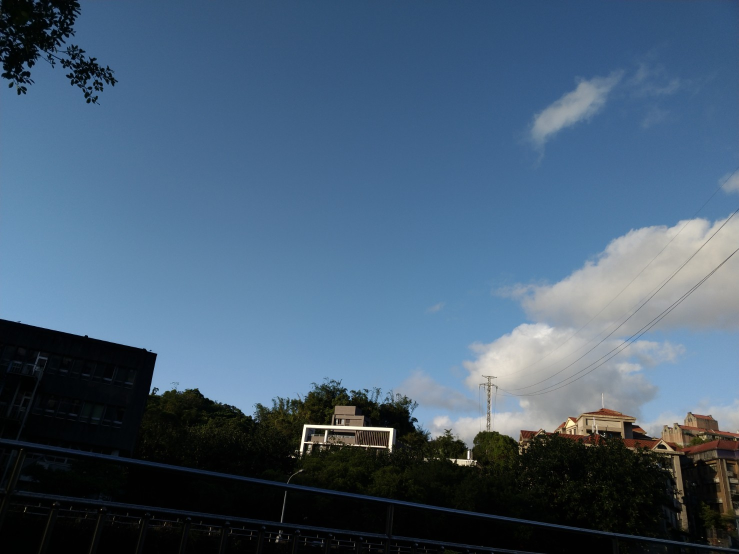
#> input picture HW3/src/resource/frame1.jpg, 1478 x 1108 px (shown at 1/2 size)
$ python -i postprocessing.py   (imports and definitions only)
#> lines starting #> are read from the running program, lines starting #| are printed output that depends on the picture; after the words box and inside, x2 and y2 are one past the last pixel; in counts of white or black regions, pixels touching at a corner belong together
import numpy as np
import cv2
import os
import argparse


def closing(img, kernel_size, iterations):
    kernel = np.ones((kernel_size,kernel_size),np.uint8)
    closed = cv2.morphologyEx(img, cv2.MORPH_CLOSE, kernel, iterations=iterations)
    return closed

def fit_ellipse(img):
    im_gray = cv2.cvtColor(img, cv2.COLOR_RGB2GRAY)
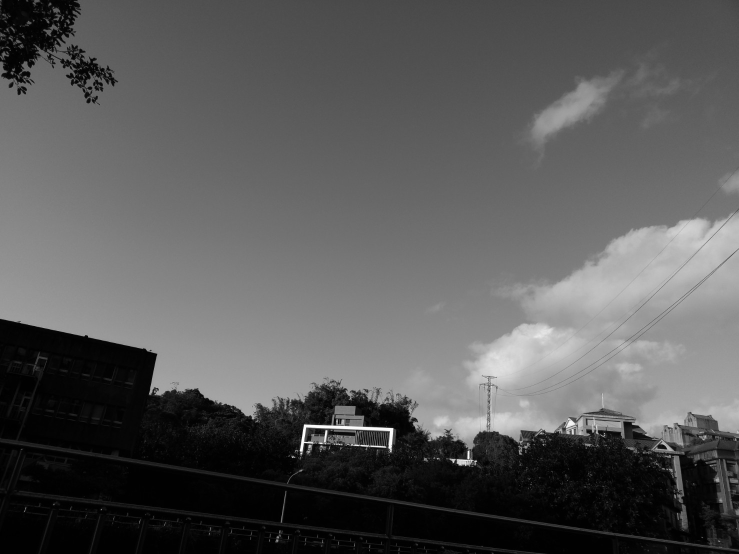
#> im_gray: shape (1108, 1478) (shown at 1/2 size); min 0, max 254, mean 88.6
    (thresh, im_gray) = cv2.threshold(im_gray, 100, 255, 0)
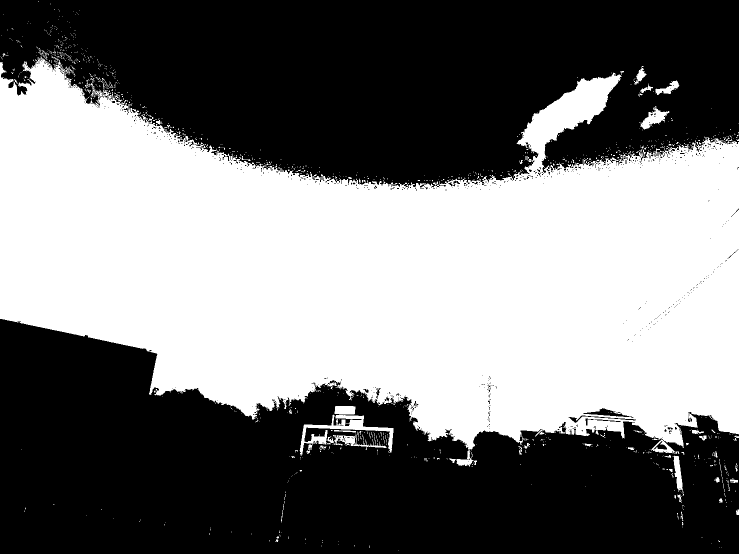
#> im_gray: shape (1108, 1478) (shown at 1/2 size); 46.9% white; 1134 white regions (1071 under 20 px)
    contours, hierarchy = cv2.findContours(im_gray, cv2.RETR_TREE, cv2.CHAIN_APPROX_SIMPLE)
#> contours = 2213 contours, 2117 with area under 20; largest, box (x1, y1, x2, y2) and area: (0, 113, 1478, 908) 753981, (599, 829, 787, 912) 2987, (1280, 212, 1339, 259) 1013, (1165, 815, 1267, 837) 724, (666, 863, 773, 900) 676

    largest = 0
    min = 0
    for idx,countour in enumerate(contours):
        if countour.shape[0]>min:
            largest = idx
            min = countour.shape[0]
#> this loop made 2213 passes
#> (countour, min) on passes 1, 4: ([[797, 1100]], 1), ([[739, 1091], [739, 1095]], 2)
#> min on passes 12, 15, 40, 54, 64, 168: 6, 13, 17, 22, 23, 82
#> after the loop, largest = 1007; min = 5024
    empty = np.zeros_like(img)
    if not contours or np.count_nonzero(img) < 400:
        # print(np.count_nonzero(img))
        return empty
    else:
        cnt = contours[largest]
#> cnt = contour of 5024 points, box (x1, y1, x2, y2) (0, 113, 1478, 908), area 753981
        if cnt.shape[0]<5:
            print('not enough point')
            return img
        ellipse = cv2.fitEllipse(cnt)
#> ellipse = ((876.1, 538.3), (618.1, 2956.2), 96.5)
        # print("shape: {}".format(empty.shape))
        img_ellipse = cv2.ellipse(empty, ellipse, (255,0,255), thickness=-1)
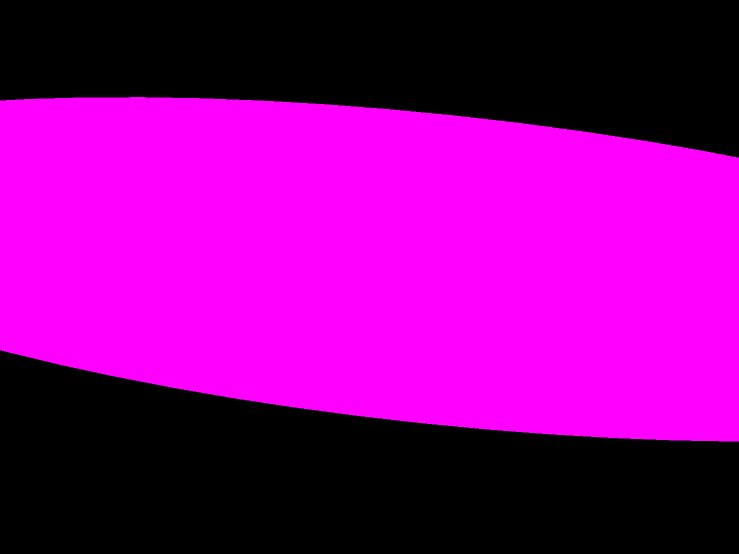
#> img_ellipse: shape (1108, 1478, 3) (shown at 1/2 size); mean of channels 0, 1, 2 136.1, 0, 136.1; drawn as B, G, R

        return img_ellipse

parser = argparse.ArgumentParser()
# [2 lines not run here, left out]
# [1 line that did not run here, left out]
# [1 line that did not run here, left out]

# [1 line not run here, left out]
# [1 line that did not run here, left out]
# [9 lines not run here, left out]


>>> import cv2
>>> picture = cv2.cvtColor(cv2.imread('../../HW3/src/resource/frame1.jpg'), cv2.COLOR_BGR2RGB)
>>> result = fit_ellipse(picture)

$ run again, on HW3/src/resource/frame3.jpg
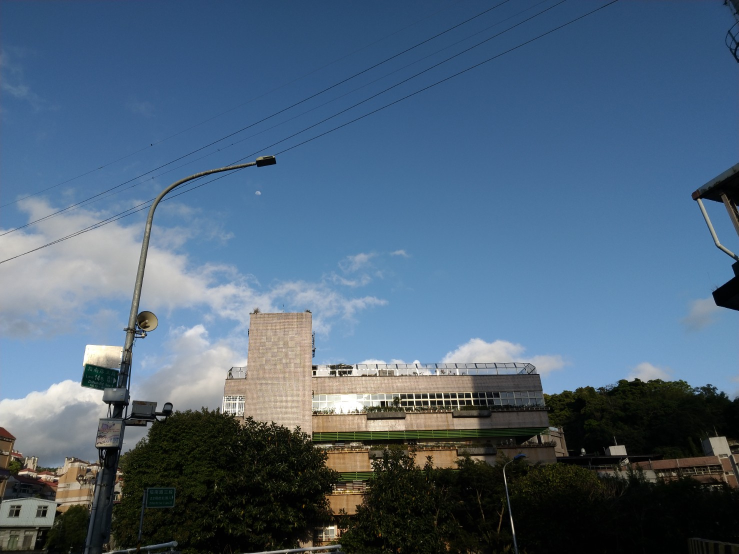
#> input picture HW3/src/resource/frame3.jpg, 1478 x 1108 px (shown at 1/2 size)
#> in fit_ellipse, `(thresh, im_gray) = cv2.threshold(im_gray, 100, 255, 0)`:
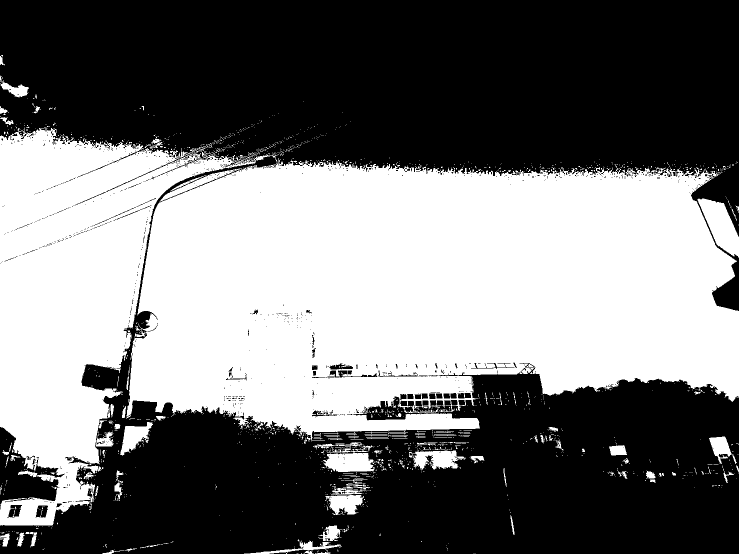
#> im_gray: shape (1108, 1478) (shown at 1/2 size); 45.8% white; 1694 white regions (1549 under 20 px)
#> contours = 3205 contours, 3034 with area under 20; largest, box (x1, y1, x2, y2) and area: (252, 320, 1478, 883) 535802, (0, 255, 558, 1051) 183414, (1395, 397, 1478, 515) 4860, (646, 906, 749, 944) 2998, (818, 901, 931, 939) 2426
#> the loop in fit_ellipse, `for idx,countour in enumerate(contours):` made 3205 passes
#> (countour, min) on passes 1, 2, 4, 5: ([[950, 1107]], 1), ([[947, 1107], [948, 1107]], 2), ([[602, 1106], [602, 1107], [603, 1106]], 3), ([[572, 1106], [572, 1107], [573, 1107], [573, 1106]], 4)
#> after the loop in fit_ellipse, `for idx,countour in enumerate(contours):`: largest = 1381; min = 4076
#> cnt = contour of 4076 points, box (x1, y1, x2, y2) (252, 320, 1478, 883), area 535802
#> ellipse = ((825.9, 577), (520.9, 1538.1), 87.36)
#> in fit_ellipse, `img_ellipse = cv2.ellipse(empty, ellipse, (255,0,255), thickness=-1)`:
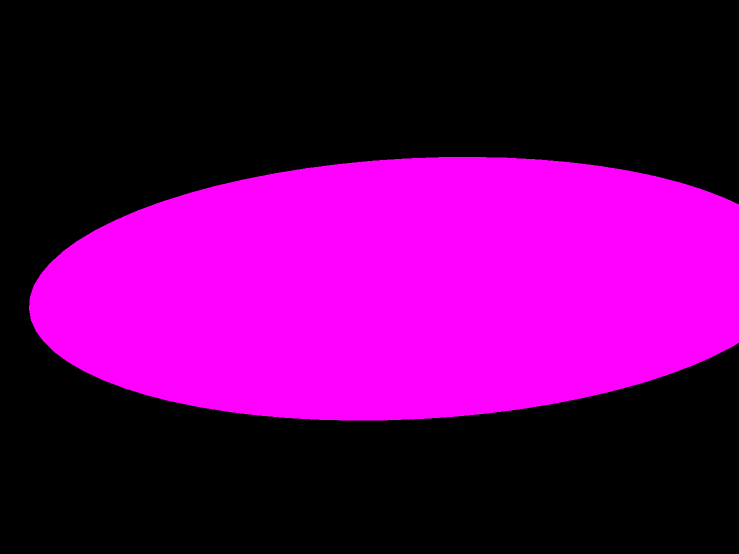
#> img_ellipse: shape (1108, 1478, 3) (shown at 1/2 size); mean of channels 0, 1, 2 94.7, 0, 94.7; drawn as B, G, R
